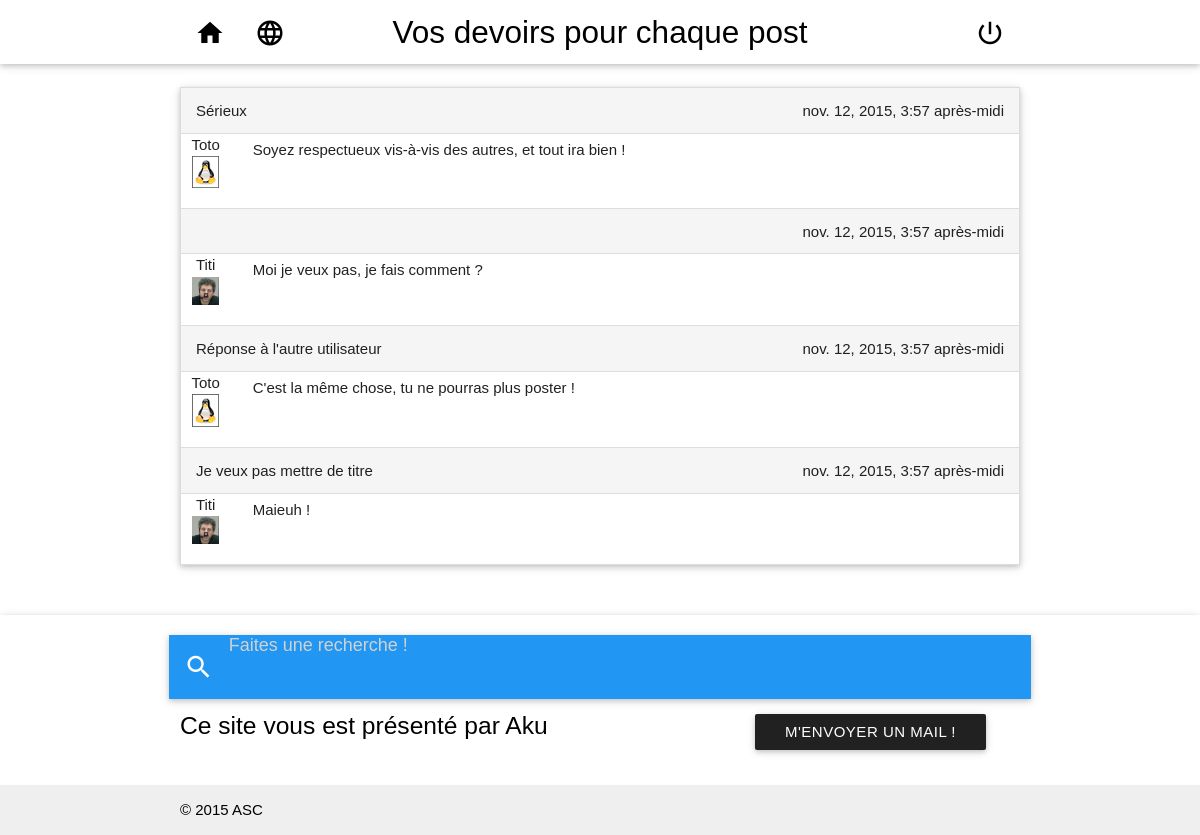
The app's page /forum/subject/1/ with its own data.
### forum/models.py (models this page shows, shortened)
class Subject(models.Model):
	title = models.CharField(max_length=100, unique=True)
	theme = models.ForeignKey(Theme)
	subtheme = models.ForeignKey(SubTheme)
	objects = SubjectManager()

class Post(models.Model):
	title = models.CharField(max_length=100, default='')
	content = models.TextField()
	date_creation = models.DateTimeField(auto_now_add=True)
	date_modification = models.DateTimeField(auto_now=True)
	theme = models.ForeignKey(Theme)
	subtheme = models.ForeignKey(SubTheme)
	subject = models.ForeignKey(Subject)
	profile = models.ForeignKey(Profile)
	objects = PostManager()

class Profile(models.Model):
	pseudo = models.CharField(max_length=100, default='', unique=True)
	firstname = models.CharField(max_length=100, default='')
	lastname = models.CharField(max_length=100, default='')
	birthdate = models.DateField(blank=True)
	image = models.ImageField(upload_to='forum/profiles/', default='profiles/Profil.jpg', storage=OverwriteStorage())
	previous_login = models.DateTimeField(blank=True)
	user = models.ForeignKey(settings.AUTH_USER_MODEL)
	objects = ProfileManager()

### forum/forum.py (the view)
# urls.py: url(r'^subject/(?P<subject_id>[0-9]+)/$', forum.subject, name='subject'),
def subject(request, subject_id):
	try:
		subject = Subject.objects.get(id=subject_id)
		context = {'pagetitle': subject.title, 'subject': subject}
		if request.method == 'POST':
			form = AddPostForm(request.POST)
			if form.is_valid():
				profile = Profile.objects.get(user=request.user)
				title = form.cleaned_data['title']
				if len(title) == 0:
					title = subject.title
				content = form.cleaned_data['content']
				post = Post.objects.create_post(subject, profile, title, content)
				logger.info(post.title + ' created')
				form = AddPostForm()
			else:
				error_list = []
				for e in dict(form.errors):
					error_list.append('Le champ ' + form[e].label + ' a une erreur : ' + form.errors[e].as_text()[2:])
				context['error'] = '\n'.join(error_list)
		else:
			if request.user.is_authenticated():
				profile = Profile.objects.get(user=request.user)
				UnreadPost.objects.filter(profile=profile, subject=subject).delete()
				logger.debug('UnreadPosts of ' + subject.title + ' deleted for ' + profile.pseudo)
			form = AddPostForm()
		posts = Post.objects.filter(subject=subject)
		posts_dtos = [PostDto(post) for post in posts]
		context['posts'] = posts_dtos
		context['form'] = form
		return render(request, "subject.html", context)
	except ObjectDoesNotExist:
		return redirect('forum')

### forum/forms.py
class AddPostForm(forms.Form):
	title = forms.CharField(label='Titre', max_length=100, required=False, widget=forms.TextInput(attrs={'class': 'validate', 'length': '100'}))
	content = forms.CharField(label='Contenu', required=True, widget=forms.Textarea())

### forum/templates/subject.html (shortened to what this page needs)
{% extends "base.html" %}
{% block content %}
{% load staticfiles %}
{% load wysiwyg %}
<main class="container">
	<section class="section">
		<ul class="collapsible" data-collapsible="expandable">
			{% for post in posts %}
				<li id="post{{ post.id }}">
					<div class="collapsible-header active grey lighten-4">
						{{ post.title }}
						<div class="right">
							<span class="date-modif">{{ post.date_modification }}</span>
						</div>
					</div>
					<div class="collapsible-body white">
						<div class="row post">
							{% if user.is_authenticated %}
								<a href="{% url 'profileinfos' post.profile.id %}" class="col s1 profil-infos center">
									{{ post.profile.pseudo }}
									<img src="/{{ post.profile.image }}" alt="<Image de profil>" class="responsive-img col s12">
								</a>
							{% else %}
								<div class="col s1 profil-infos center">
									{{ post.profile.pseudo }}
									<img src="/{{ post.profile.image }}" alt="<Image de profil>" class="responsive-img col s12">
								</div>
							{% endif %}
							<div class="col s11 justify post-content">
								{{ post.content|safe }}
							</div>
						</div>
					</div>
				</li>
			{% empty %}
				<div class="collection">
					<li class="collection-item">
						<i class="material-icons">mood_bad</i>Aucun post
					</li>
				</div>
			{% endfor %}
		</ul>
	</section>
</main>
{% endblock content %}

### forum/templates/fragments/navbar.html (shortened to what this page needs)
<nav class="white" role="navigation">
	<div class="nav-wrapper container">
		{% if not noprofile %}
		<ul class="left hide-on-med-and-down">
			<li>
				<a href="{% url 'forumindex' %}" class="tooltipped waves-effect" data-position="bottom" data-tooltip="Accueil">
					<i class="material-icons black-text">home</i>
				</a>
			</li>
			<li>
				<a href="{% url 'forum' %}" class="tooltipped waves-effect" data-position="bottom" data-tooltip="Forum">
					<i class="material-icons black-text">language</i>
				</a>
			</li>
		</ul>
		{% endif %}
		<span class="center brand-logo black-text">{{ pagetitle }}</span>
		{% if not noprofile %}
		<ul class="right">
			<li>
				{% if user.is_authenticated %}
					<a class="dropdown-button tooltipped" href="#!" data-activates="dropdown-connected" data-position="left" data-tooltip="Options">
						<i class="material-icons black-text">settings</i>
					</a>
					<ul id="dropdown-connected" class="dropdown-content icons-only white">
						<li>
							<a href="{% url 'logout' request.get_full_path %}" class="tooltipped waves-effect waves-light center" data-position="left" data-tooltip="Déconnexion">
								<i class="material-icons black-text">cancel</i>
							</a>
						</li>
						<li>
							<a href="{% url 'profile' %}" class="tooltipped waves-effect waves-light center" data-position="left" data-tooltip="Profil">
								<i class="material-icons black-text">face</i>
							</a>
						</li>
					</ul>
				{% else %}
					<a href="#modal-connection" class="modal-trigger tooltipped waves-effect" data-position="bottom" data-tooltip="Connexion">
						<i class="material-icons black-text">power_settings_new</i>
					</a>
				{% endif %}
			</li>
		</ul>
		{% endif %}
	</div>
</nav>

### forum/static/css/forum.css (style rules this page uses)
html { font-family: GillSans, Calibri, Trebuchet, sans-serif; text-align: justify; text-justify: inter-word; }
body { display: flex; min-height: 100vh; flex-direction: column; }
main { flex: 1 0 auto; }
.justify { text-align: justify; text-justify: inter-word; }
.post-content { margin-top: 5px; }

### records on screen
Subject: title "Vos devoirs pour chaque post"
Post: title "Sérieux", date_modification "nov. 12, 2015, 3:57 après-midi", content "Soyez respectueux vis-à-vis des autres, et tout ira bien !"
Profile: profile.pseudo "Toto" "Toto", profile.image (picture)
Post: date_modification "nov. 12, 2015, 3:57 après-midi", content "Moi je veux pas, je fais comment ?"
Profile: profile.pseudo "Titi" "Titi", profile.image (picture)
Post: title "Réponse à l'autre utilisateur", date_modification "nov. 12, 2015, 3:57 après-midi", content "C'est la même chose, tu ne pourras plus poster !"
Post: title "Je veux pas mettre de titre", date_modification "nov. 12, 2015, 3:57 après-midi", content "Maieuh !"
